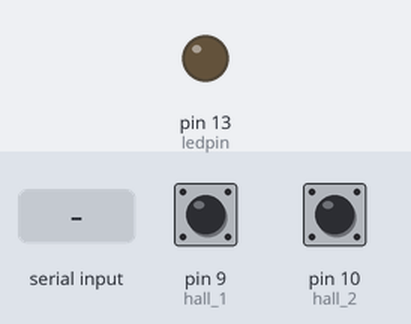
A sketch run on a simulated Arduino Uno, built with avr-gcc and run on an emulated ATmega328P. Shown: output pins drawn as LEDs (lit = HIGH). Inputs (shaded band) come from the test bench; at power-on: pin 9 (hall_1) HIGH, pin 10 (hall_2) HIGH.

Above: at 1.2 s.
1.3 s: "y" received over the second serial link
At 2.0 s:
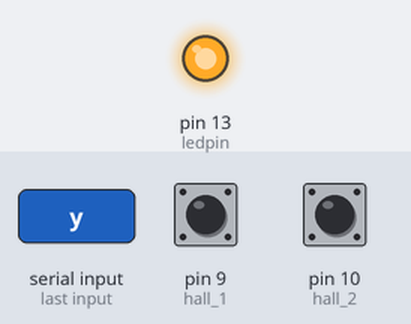
2.8 s: "n" received over the second serial link
At 3.1 s:
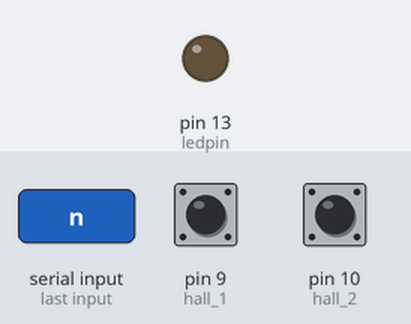
Timing chart, 0 to 5.8 s (numbered marks = the images above; inputs shaded):
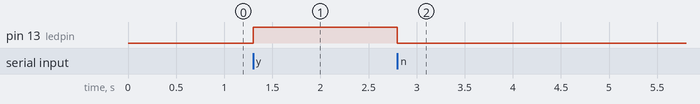

Measured:
- after the input at 1.3 s, pin 13 (ledpin): LOW → HIGH at once
- after the input at 2.8 s, pin 13 (ledpin): HIGH → LOW at once

The sketch:

gesture_controller.ino
```cpp
#include <SoftwareSerial.h>

// Bluetooth module (HC-05 style) on software serial: RX = 11, TX = 12
SoftwareSerial Aisha(11, 12);

const int ledpin = 13;   // LED on D13
const int hall_1 = 9;    // hall sensor 1
const int hall_2 = 10;   // hall sensor 2

int BluetoothData = 0;   // data received over Bluetooth
int HallState_1, HallState_2;
int Phs1, Phs2;

void setup() {
  Aisha.begin(9600);          // Bluetooth module runs at 9600 baud
  pinMode(ledpin, OUTPUT);
  pinMode(hall_1, INPUT);
  pinMode(hall_2, INPUT);
}

void loop() {
  if (Aisha.available()) {
    BluetoothData = Aisha.read();
  }

  Phs1 = HallState_1;
  Phs2 = HallState_2;
  HallState_1 = digitalRead(hall_1);
  HallState_2 = digitalRead(hall_2);

  // Send the new key combination whenever either hall sensor changes
  if (Phs1 != HallState_1 || Phs2 != HallState_2) {
    if (HallState_1 == LOW && HallState_2 == LOW)  Aisha.write(1);
    if (HallState_1 == HIGH && HallState_2 == LOW) Aisha.write(2);
    if (HallState_1 == LOW && HallState_2 == HIGH) Aisha.write(3);
    if (HallState_1 == HIGH && HallState_2 == HIGH) Aisha.write(4);
  }

  // 'y' / 'n' sent from the desktop app toggles the LED
  if (BluetoothData == 'y') digitalWrite(ledpin, HIGH);
  if (BluetoothData == 'n') digitalWrite(ledpin, LOW);
}
```
